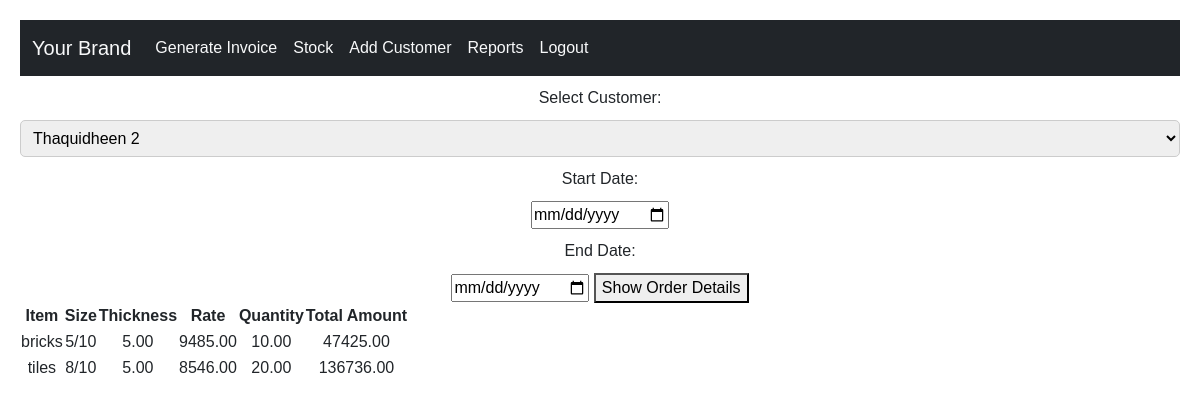
Before: /report/ (signed in) with the older database file.
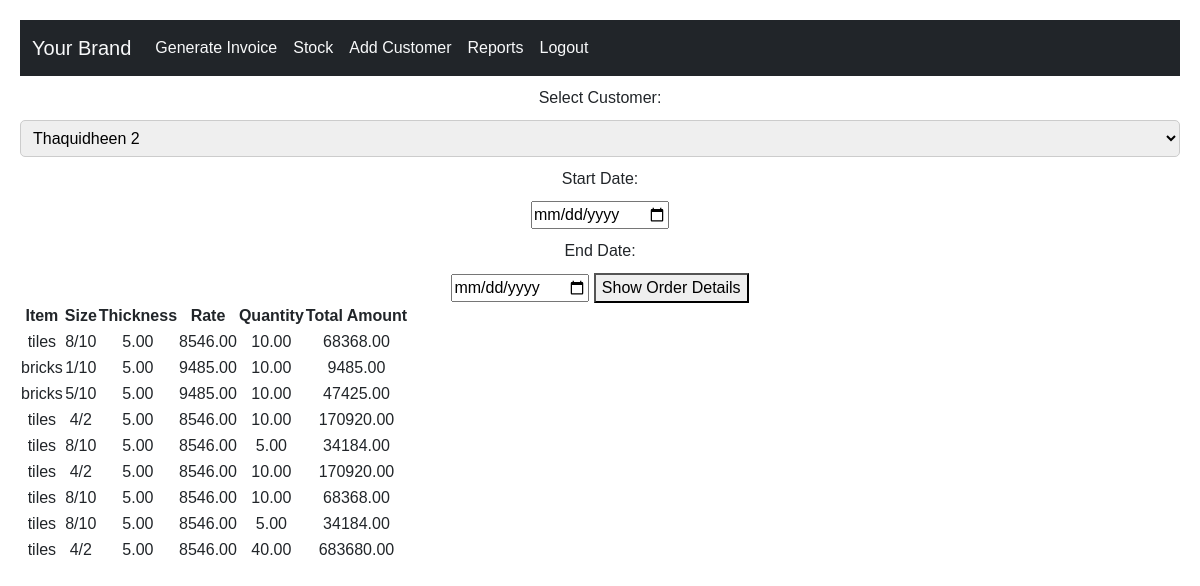
After: the same page with the newer database file.
### bill/models.py (models this page shows)
class InvoiceItem(models.Model):
    customer = models.ForeignKey(AddCustomer, on_delete=models.CASCADE)
    invoice_date = models.DateField()
    invoice_number = models.CharField(max_length=255)
    item = models.ForeignKey(Item, on_delete=models.CASCADE)
    thickness = models.DecimalField(max_digits=10, decimal_places=2)
    size = models.CharField(max_length=255)
    quantity = models.DecimalField(max_digits=10, decimal_places=2)
    area = models.DecimalField(max_digits=10, decimal_places=2)
    rate = models.DecimalField(max_digits=10, decimal_places=2)
    amount = models.DecimalField(max_digits=10, decimal_places=2)
    def __str__(self):
        return f"InvoiceItem {self.item}"

### additem/models.py (models this page shows)
class Item(models.Model):
    item_name = models.CharField(max_length=255)
    def __str__(self):
        return self.item_name

### report/views.py (the view)
# urls.py: path('report/',include('report.urls')),
@login_required
def report(request):
    customers = AddCustomer.objects.all()
    customer_name = request.GET.get('customer_name')
    start_date = request.GET.get('start_date')
    end_date = request.GET.get('end_date')
    invoice_items_query = InvoiceItem.objects.all()
    if customer_name:
        invoice_items_query = invoice_items_query.filter(customer__customer_name=customer_name)
    if start_date and end_date:
        invoice_items_query = invoice_items_query.filter(invoice_date__range=(start_date, end_date))
    customer_items = invoice_items_query
    print(customer_items)
    print("Start Date:", start_date)
    print("End Date:", end_date)
    return render(request, 'report.html', {'customers': customers, 'customer_items': customer_items})

### template/report.html (shortened to what this page needs)
{% extends "layout.html" %}
{% block content %}
{% load static %}
    <form action="{% url 'report' %}" method="GET">
        <label for="customer-options">Select Customer:</label>
        <select name="customer_name" id="customer-options">
            {% for customer in customers %}
                <option value="{{ customer.customer_name }}">{{ customer.customer_name }}</option>
            {% endfor %}
        </select>
        <label for="start-date">Start Date:</label>
        <input type="date" name="start_date" id="start-date">
        <label for="end-date">End Date:</label>
        <input type="date" name="end_date" id="end-date">
        <button type="submit">Show Order Details</button>
    </form>
    <table>
        <thead>
            <tr>
                <th>Item</th>
                <th>Size</th>
                <th>Thickness</th>
                <th>Rate</th>
                <th>Quantity</th>
                <th>Total Amount</th>
            </tr>
        </thead>
        <tbody>
            {% for item in customer_items %}
                <tr>
                    <td>{{ item.item }}</td>
                    <td>{{ item.size }}</td>
                    <td>{{ item.thickness }}</td>
                    <td>{{ item.rate }}</td>
                    <td>{{ item.quantity }}</td>
                    <td>{{ item.amount }}</td>
                </tr>
            {% empty %}
                <tr>
                    <td colspan="6">No orders found for the selected customer and date range.</td>
                </tr>
            {% endfor %}
        </tbody>
    </table>
{% endblock %}

### template/layout.html (shortened to what this page needs)
{% load static %}
<!doctype html>
<html lang="en">
  <head>
  <link rel="stylesheet" type="text/css" href="https://cdn.jsdelivr.net/npm/daterangepicker/daterangepicker.css" />
    <link rel="stylesheet" href="{% static 'css/style.css' %}">
  </head>
    <link href="https://cdn.jsdelivr.net/npm/bootstrap@5.3.2/dist/css/bootstrap.min.css" rel="stylesheet">
  </head>
  <body>
    <nav class="navbar navbar-expand-lg bg-dark">
      <div class="container-fluid">
        {% if user.is_authenticated %}
        <a class="navbar-brand text-light" href="{% url 'index' %}">Your Brand</a>
        <div class="collapse navbar-collapse"  id="navbarNav">
          <ul class="navbar-nav ml-auto">
            <li class="nav-item">
              <a class="nav-link active text-light" aria-current="page" href="{% url 'invoicegenerate' %}">Generate Invoice</a>
            </li>
            <li class="nav-item">
              <a class="nav-link text-light" href="{% url 'additem' %}">Stock</a>
            </li>
            <li class="nav-item">
              <a class="nav-link text-light" href="{% url 'addcustomer' %}">Add Customer</a>
            </li>
            <li class="nav-item">
              <a class="nav-link text-light" href="{% url 'report' %}">Reports</a>
            </li>
            <li class="nav-item">
              <a class="nav-link text-light" href="{% url 'logout' %}">Logout</a>
            </li>
            {% else %}
            <li class="nav-item">
              <a class="nav-link text-light" href="{% url 'login' %}">My Account</a>
            </li>
            {% endif %}
          </ul>
        </div>
      </div>
    </nav>
    {% block content  %}
    {% endblock %}
  </body>
</html>

### template/report.html (style rules this page uses)
body { font-family: Arial, sans-serif; margin: 0; padding: 20px; text-align: center; }
label { display: block; margin: 10px 0; }
select { width: 100%; padding: 8px; border: 1px solid #ccc; border-radius: 5px; }

Changed rows visible on the page:
removed InvoiceItem: item "tiles", size "8/10", thickness "5.00", rate "8546.00", quantity "20.00", amount "136736.00"
added InvoiceItem: item "tiles", size "8/10", thickness "5.00", rate "8546.00", quantity "10.00", amount "68368.00"
added InvoiceItem: item "bricks", size "1/10", thickness "5.00", rate "9485.00", quantity "10.00", amount "9485.00"
added InvoiceItem: item "tiles", size "4/2", thickness "5.00", rate "8546.00", quantity "10.00", amount "170920.00"
added InvoiceItem: item "tiles", size "8/10", thickness "5.00", rate "8546.00", quantity "5.00", amount "34184.00"
added InvoiceItem: item "tiles", size "4/2", thickness "5.00", rate "8546.00", quantity "10.00", amount "170920.00"
added InvoiceItem: item "tiles", size "8/10", thickness "5.00", rate "8546.00", quantity "10.00", amount "68368.00"
added InvoiceItem: item "tiles", size "8/10", thickness "5.00", rate "8546.00", quantity "5.00", amount "34184.00"
added InvoiceItem: item "tiles", size "4/2", thickness "5.00", rate "8546.00", quantity "40.00", amount "683680.00"
